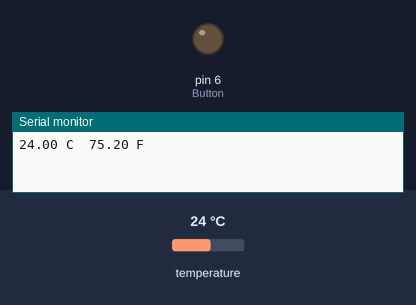
Bench run of a sketch on a simulated Arduino Uno, built with avr-gcc and run on an emulated ATmega328P. Parts: output pins drawn as LEDs (lit = HIGH), the last lines printed to the serial monitor. The inputs (shaded band) are chosen by the test bench; at power-on: temperature 24 °C.

Above: at 4.3 s.
4.4 s: temperature set to 29.4 °C
8.1 s: temperature set to 30.7 °C
At 10.3 s:
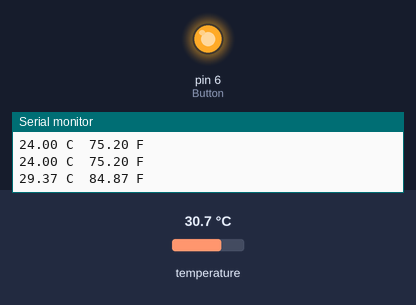
11.8 s: temperature set to 12 °C
At 17.3 s:
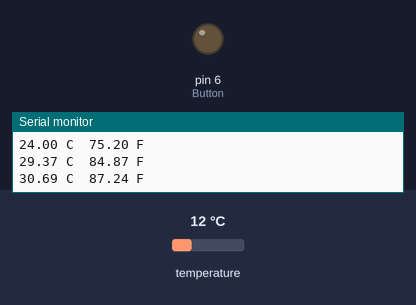
18.3 s: temperature set to 33 °C
At 20.6 s:
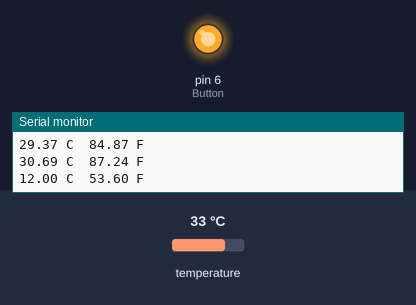
Timing chart, 0 to 22.1 s (numbered marks = the images above; inputs shaded):
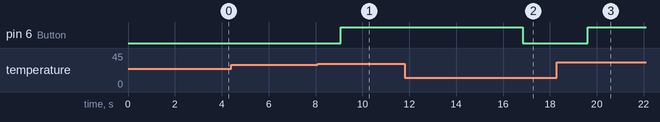

The sketch:

Temperature_Calculator.ino
```cpp
//YouTube|Tech at Home

#include <OneWire.h>
#include <DallasTemperature.h>

//Arduino Code - 2N2222
int Button = 6; //GPIO 2 --- Digital Input coming from button
#define ONE_WIRE_BUS 2

OneWire oneWire(ONE_WIRE_BUS);

DallasTemperature sensors(&oneWire);

float Celsius = 0;
float Fahrenheit = 0;

void setup() {
  sensors.begin();
  Serial.begin(9600);
  // put your setup code here, to run once:
pinMode(Button, OUTPUT); //Step pin as input

}

void loop() {
  sensors.requestTemperatures();

  Celsius = sensors.getTempCByIndex(0);
  Fahrenheit = sensors.toFahrenheit(Celsius);
  if(Celsius > 30){
  digitalWrite(Button, HIGH);
  delay(5000);
  }
  else{
  digitalWrite(Button, LOW);
  }
  delay(1000);
  Serial.print(Celsius);
  Serial.print(" C  ");
  Serial.print(Fahrenheit);
  Serial.println(" F");
  delay(1000);
}
//const int lm35_pin = A1;      /* LM35 O/P pin */
```

Measured:
- the behaviour switches between 30 and 30.1 °C on temperature (found by bisection; images 0 and 1)
- after the input at 8.1 s, pin 6 (Button): LOW → HIGH after 0.97 s
- after the input at 11.8 s, pin 6 (Button): HIGH → LOW after 5.0 s
- after the input at 18.3 s, pin 6 (Button): LOW → HIGH after 1.3 s
